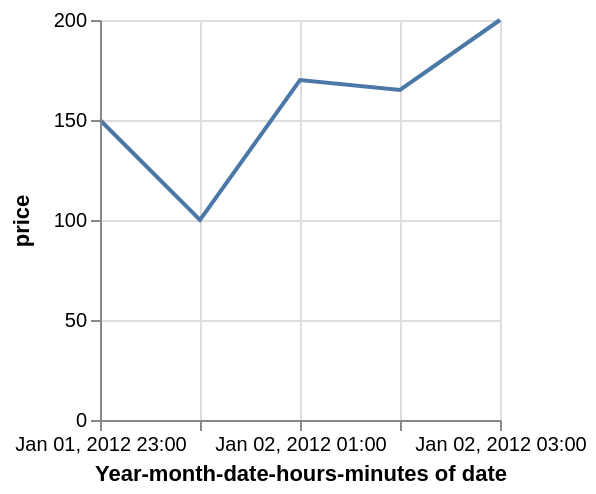

The specification (Vega-Lite) saved for this image:
### Vega specification from a JSON file in a GitHub repository (floating-point values rounded to 4 significant figures)
{"$schema": "https://vega.github.io/schema/vega/v3.0.json", "description": "Google's stock price over time.", "autosize": "pad", "padding": 5, "width": 200, "height": 200, "style": "cell", "data": [{"name": "source_0", "values": [{"date": "Sun, 01 Jan 2012 23:00:00", "price": 150}, {"date": "Sun, 02 Jan 2012 00:00:00", "price": 100}, {"date": "Sun, 02 Jan 2012 01:00:00", "price": 170}, {"date": "Sun, 02 Jan 2012 02:00:00", "price": 165}, {"date": "Sun, 02 Jan 2012 03:00:00", "price": 200}]}, {"name": "data_0", "source": "source_0", "transform": [{"type": "formula", "expr": "toDate(datum[\"date\"])", "as": "date"}, {"type": "formula", "expr": "toNumber(datum[\"price\"])", "as": "price"}, {"type": "filter", "expr": "datum[\"date\"] !== null && !isNaN(datum[\"date\"]) && datum[\"price\"] !== null && !isNaN(datum[\"price\"])"}, {"type": "formula", "as": "utcyearmonthdatehoursminutes_date", "expr": "datetime(utcyear(datum[\"date\"]), utcmonth(datum[\"date\"]), utcdate(datum[\"date\"]), utchours(datum[\"date\"]), utcminutes(datum[\"date\"]), 0, 0)"}]}], "marks": [{"name": "marks", "type": "line", "style": ["line"], "sort": {"field": "datum[\"utcyearmonthdatehoursminutes_date\"]", "order": "descending"}, "from": {"data": "data_0"}, "encode": {"update": {"x": {"scale": "x", "field": "utcyearmonthdatehoursminutes_date"}, "y": {"scale": "y", "field": "price"}, "stroke": {"value": "#4c78a8"}}}}], "scales": [{"name": "x", "type": "time", "domain": {"data": "data_0", "field": "utcyearmonthdatehoursminutes_date"}, "range": [0, {"signal": "width"}]}, {"name": "y", "type": "linear", "domain": {"data": "data_0", "field": "price"}, "range": [{"signal": "height"}, 0], "nice": true, "zero": true}], "axes": [{"scale": "x", "orient": "bottom", "labelOverlap": true, "tickCount": {"signal": "ceil(width/40)"}, "title": "Year-month-date-hours-minutes of date", "zindex": 1, "encode": {"labels": {"update": {"text": {"signal": "timeFormat(datum.value, '%b %d, %Y %H:%M')"}}}}}, {"scale": "x", "orient": "bottom", "domain": false, "grid": true, "labels": false, "maxExtent": 0, "minExtent": 0, "tickCount": {"signal": "ceil(width/40)"}, "ticks": false, "zindex": 0, "gridScale": "y"}, {"scale": "y", "orient": "left", "labelOverlap": true, "tickCount": {"signal": "ceil(height/40)"}, "title": "price", "zindex": 1}, {"scale": "y", "orient": "left", "domain": false, "grid": true, "labels": false, "maxExtent": 0, "minExtent": 0, "tickCount": {"signal": "ceil(height/40)"}, "ticks": false, "zindex": 0, "gridScale": "x"}], "config": {"axisY": {"minExtent": 30}}}
